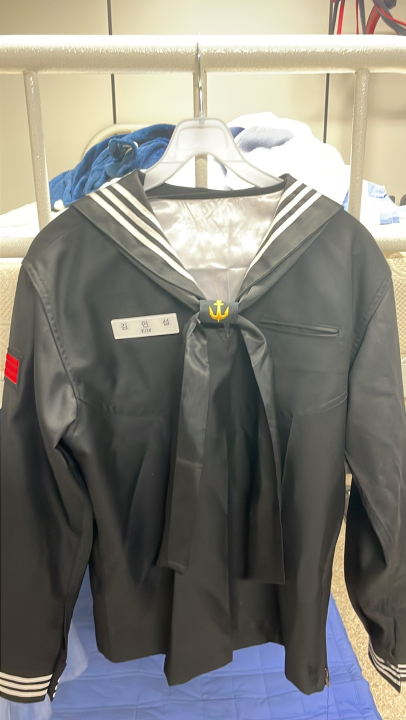
#> input picture AI(BE)/image/full_dress_uniform/1.jpg, 811 x 1440 px (shown at 1/2 size)
$ python -i FullDressUniformChecker.py   (imports and definitions only)
#> lines starting #> are read from the running program, lines starting #| are printed output that depends on the picture; after the words box and inside, x2 and y2 are one past the last pixel; in counts of white or black regions, pixels touching at a corner belong together
#> further down, picture is the input picture: shape (1440, 811, 3); mean B, G, R 121.3, 128.2, 129.9
#> in checkUniform, `hsv_img = cv2.cvtColor(img, cv2.COLOR_BGR2HSV)`: hsv_img: shape (1440, 811, 3); mean H, S, V 39.6, 36.1, 136.6
### ai/OZEngine/lib/utils.py
from matplotlib import pyplot as plt
import cv2
import numpy as np
import imutils
from .utils import *
import re

MIN2SEC = 60

# [86 lines left out: functions clean_text, prepare_image_PIL, prepare_image_cv2, plt_imshow, find_contours, draw_contours, not called in this run]

def drawPoint(org_img, position, color, thick):
    cv2.line(org_img, position, position, color, thick)

def getContourCenterPosition(contour):
    moments = cv2.moments(contour)
    return (int(moments["m10"] / moments["m00"]), int(moments["m01"] / moments["m00"]))

def sortContoursByArea(contours, hierarchy=[]):
    if len(hierarchy):
        hierarchy = hierarchy[0]
        hierarchy = [np.insert(hier, 0, idx) for idx, hier in enumerate(hierarchy)]
        sorted_contours, sorted_hierarchy = [list(t) for t in zip(*sorted(zip(contours, hierarchy), key=lambda x : cv2.contourArea(x[0]), reverse=True))]
        return sorted_contours, sorted_hierarchy
    else:
        sorted_contours = sorted(contours, key=cv2.contourArea, reverse=True)
        return sorted_contours

# [16 lines left out: functions getVertexCnt, getRectCenterPosition, isPointInBox, not called in this run]

def box2img(org_img, box):
    (p1, p2) = box
    return org_img[p1[0]:p2[0], p1[1]:p2[1]], (p1[0], p1[1])

# [19 lines left out: function histNorm, not called in this run]

### ai/OZEngine/lib/ocr.py
from lib.defines import *
from sys import path as syspath
from os.path import abspath, join, dirname
import numpy as np
import cv2
import requests

syspath.append(abspath(join(dirname(__file__), '../../lib/')))
# from lib.utils import *


print('OCR loaded!')
API_URL = 'https://dapi.kakao.com/v2/vision/text/ocr'
KEY = '5b60f7aeb82db9bf02f3eea5a94a69c0'


# [20 lines left out: functions str_encoder, str_decoder, draw_rectangle, not called in this run]


def OCR(img):
    headers = {'Authorization': 'KakaoAK {}'.format(KEY)}
    jpeg_img = cv2.imencode(".jpg", img)[1]
    data = jpeg_img.tobytes()
    ocr_json = requests.post(API_URL, headers=headers, files={"image": data})

    outputs = ocr_json.json()['result']


    return outputs

    # [11 lines of commented-out code are left out]

### ai/OZEngine/dress_checkers/FullDressUniformChecker.py
import sys
import numpy as np
import re
from OZEngine.dress_classifier import classification2
from lib.utils import sortContoursByArea, getVertexCnt, getContourCenterPosition, getRectCenterPosition, isPointInBox
from lib.defines import *
from lib.ocr import OCR
from lib.utils import plt_imshow

# (동)정복 검사


class FullDressUniformChecker():
    def __init__(self):
        # hyperparameter
        self.uniform_filter = {'lower': (12, 0, 0), 'upper': (197, 255, 116)}
        self.anchor_filter = {'lower': (20, 100, 100), 'upper': (30, 255, 255)}
        self.classes_filter = {
            'lower': (140, 120, 50), 'upper': (190, 255, 255)}
        self.mahura_filter = {
            'lower': (140, 120, 50), 'upper': (190, 255, 255)}

        self.name_tag_pattern = re.compile('[가-힣]+')

    # [5 lines left out: function name_tag_filter, not called in this run]

    def getMaskedContours(self, img=None, hsv_img=None, morph=None, kmeans=None, kind=None, sort=False):
#> called with kind = 'uniform', sort = True
        if hsv_img is None:
            hsv_img = cv2.cvtColor(img, cv2.COLOR_BGR2HSV)
        if kind == 'uniform':
            lower, upper = self.uniform_filter['lower'], self.uniform_filter['upper']
        elif kind == 'classes':
            lower, upper = self.classes_filter['lower'], self.classes_filter['upper']
        elif kind == 'anchor':
            lower, upper = self.anchor_filter['lower'], self.anchor_filter['upper']
        else:
            pass

        mask = cv2.inRange(hsv_img, lower, upper)
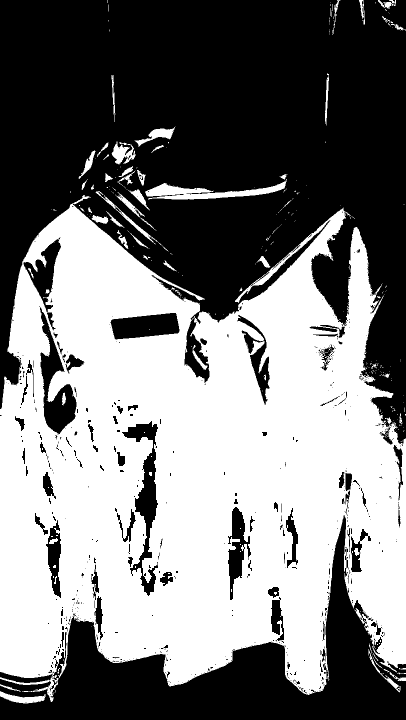
#> mask: shape (1440, 811) (shown at 1/2 size); 48.4% white; 326 white regions (261 under 20 px)

        if kmeans:
            img_s = classification2(img)
            plt_imshow(['origin', 's'], [img, img_s])
            img = classification2(img)

        if morph == 'erode':
            kernel = np.ones((3, 3), np.uint8)
            org_mask = mask.copy()

            k = cv2.getStructuringElement(cv2.MORPH_ELLIPSE, (10, 2))
            mask = cv2.erode(org_mask, k, iterations=2)

            plt_imshow(['org_mask', 'maskk', 'm2'], [org_mask, mask])

        masked_img = cv2.bitwise_and(img, img, mask=mask)
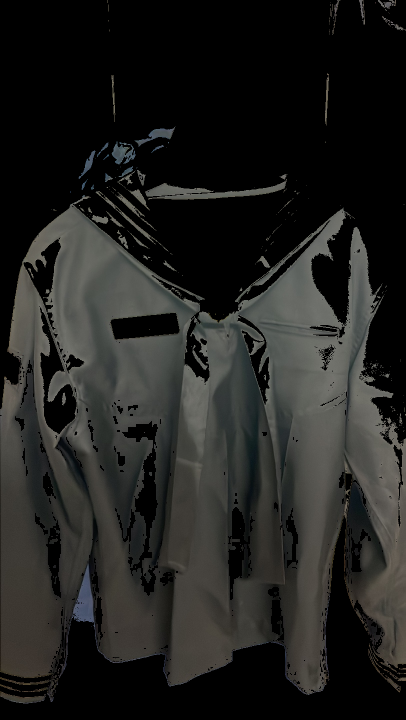
#> masked_img: shape (1440, 811, 3) (shown at 1/2 size); mean B, G, R 32, 34, 33.9

        if sort:
            contours, hierarchy = cv2.findContours(
                mask, cv2.RETR_CCOMP, cv2.CHAIN_APPROX_SIMPLE)
#> contours = 1208 contours, 996 with area under 20; largest, box (x1, y1, x2, y2) and area: (0, 390, 811, 1404) 597315, (243, 841, 317, 1193) 8341, (79, 613, 154, 870) 7722, (220, 625, 360, 680) 5586, (45, 477, 123, 661) 4615
            sorted_contours, sorted_hierarchy = sortContoursByArea(
                contours, hierarchy)
#> in sortContoursByArea, `sorted_contours, sorted_hierarchy = [list(t) for t in zip(*sorted(zip(..`: sorted_contours has the same summary as contours in getMaskedContours; sorted_hierarchy = 1208 items, first 6: [260, 1059, 259, 261, -1], [811, 812, 810, -1, 260], [987, 988, 986, -1, 260], [983, 984, 982, -1, 260], [1041, 1042, 1040, -1, 260], [687, 688, 686, -1, 260]
#> sorted_contours has the same summary as contours
            return sorted_contours, sorted_hierarchy, masked_img
        else:
            contours, _ = cv2.findContours(
                mask, cv2.RETR_LIST, cv2.CHAIN_APPROX_SIMPLE)
            return contours, masked_img

    def getName(self, img, contours, hierarchy):
        h, w = img.shape[:2]
        shirt_contour, res_box_position, res_content = None, None, None
        ocr_list = OCR(img)

        # 이름표
        shirt_node = None
        for i, (contour, lev) in enumerate(zip(contours, hierarchy)):
            cur_node, next_node, prev_node, first_child, parent = lev
            if i == 0:  # 정복
                img2 = img.copy()
                shirt_contour = contour
                cv2.drawContours(img2, [contour], -1, Color.RED, -1)
                plt_imshow('img2', img2)
                shirt_node = cur_node
                continue

            # 정복 영영 안쪽 && 모서리가 4~5 && 크기가 {hyperParameter} 이상 => (이름표)
            # 이름표 체크
            if not res_content and parent == shirt_node and 4 <= getVertexCnt(contour) <= 10 and cv2.contourArea(contour) > 300:
                center_p = getContourCenterPosition(contour)
                max_xy, min_xy = np.max(contour, axis=0)[
                    0], np.min(contour, axis=0)[0]

                # 이름표 체크
                if center_p[0] < (w//2):
                    name_chrs = []

                    sorted_orc_list = sorted(
                        ocr_list, key=lambda ocr_res: ocr_res['boxes'][0][0])
                    for ocr_res in sorted_orc_list:
                        ocr_str, ocr_box = ocr_res['recognition_words'][0], ocr_res['boxes']
                        ocr_str = self.name_tag_filter(ocr_str)
                        p1, p2, p3, p4 = ocr_box
                        (x1, y1), (x2, y2) = p1, p3
                        if x2 < w//2:
                            roi = img[y1:y2, x1:x2]

                            ocr_center_xy = getRectCenterPosition(ocr_box)
                            if isPointInBox(ocr_center_xy, (min_xy, max_xy)):
                                name_chrs.append(ocr_str)
                                cv2.rectangle(img, p1, p3, Color.GREEN, 3)
                            else:
                                pass
                        else:
                            break
                    res_box_position, res_content = cv2.boundingRect(
                        contour), ''.join(name_chrs)

        return cv2.boundingRect(shirt_contour), res_box_position, res_content

    # [46 lines left out: functions getClasses, getAnchor, getMahura, not called in this run]

    def checkUniform(self, org_img):
        img = org_img
        hsv_img = cv2.cvtColor(img, cv2.COLOR_BGR2HSV)

        box_position_dic = {}
        component_dic = {}
        masked_img_dic = {}

        # 이름표 체크
        name = 'name'
        contours, sorted_hierarchy, masked_img_dic[name] = self.getMaskedContours(
            img=img, hsv_img=hsv_img, kind='uniform', sort=True)
        box_position, component, masked_img = self.getName(
            img, contours, sorted_hierarchy)
        box_position_dic['shirt'] = box_position
        box_position_dic[name] = component
        component_dic[name] = masked_img

        # 네카치프 / 네카치프링 체크
        name = 'anchor'
        contours, masked_img_dic[name] = self.getMaskedContours(
            img=img, hsv_img=hsv_img, kind=name)
        box_position, component = self.getAnchor(contours, None)
        box_position_dic[name] = box_position
        component_dic[name] = component

        # 계급장 체크
        name = 'classes'
        contours, masked_img_dic[name] = self.getMaskedContours(
            img=img, hsv_img=hsv_img, kind=name)
        box_position, component, masked_img = self.getClasses(
            img, contours, None)
        box_position_dic[name] = box_position
        component_dic[name] = component
        masked_img_dic[name] = masked_img

        # [6 lines of commented-out code are left out]

        return component_dic, box_position_dic, masked_img_dic

>>> import cv2
>>> picture = cv2.imread('../../../AI(BE)/image/full_dress_uniform/1.jpg')
#> (the run stopped early here; a loop or call above may not have finished)

$ run again, on AI(BE)/image/full_dress_uniform/2.jpg
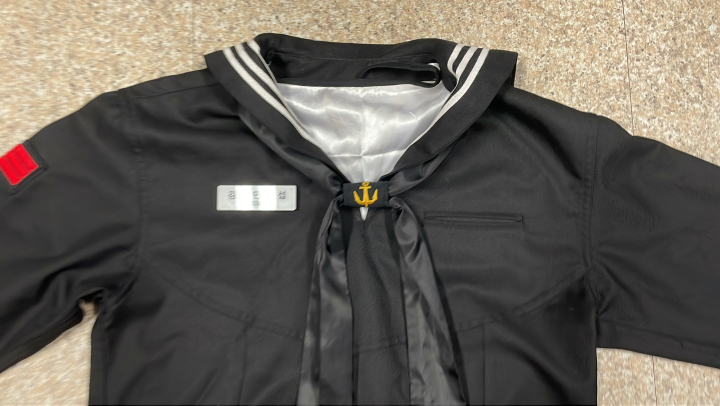
#> input picture AI(BE)/image/full_dress_uniform/2.jpg, 1440 x 811 px (shown at 1/2 size)
#> picture is the input picture: shape (811, 1440, 3); mean B, G, R 88.3, 96.1, 101.2
#> hsv_img: shape (811, 1440, 3); mean H, S, V 24.7, 19.8, 101.4
#> in getMaskedContours, `mask = cv2.inRange(hsv_img, lower, upper)`:
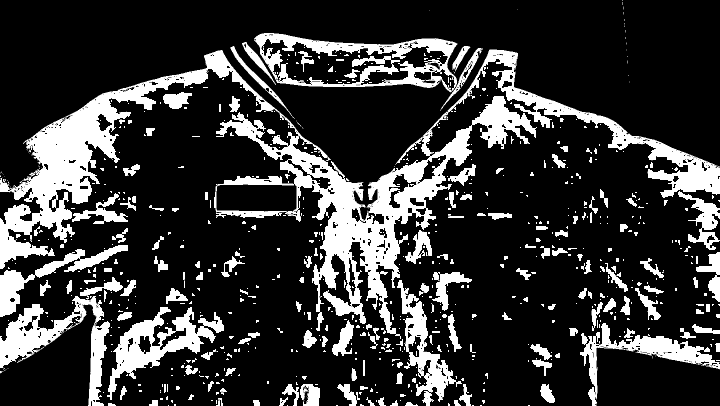
#> mask: shape (811, 1440) (shown at 1/2 size); 21.4% white; 758 white regions (430 under 20 px)
#> in getMaskedContours, `masked_img = cv2.bitwise_and(img, img, mask=mask)`:
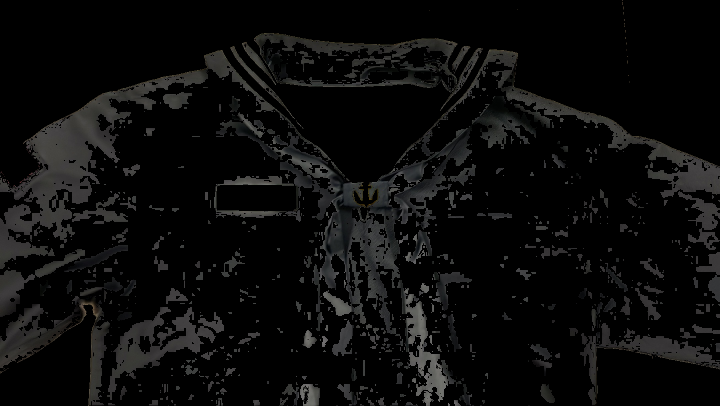
#> masked_img: shape (811, 1440, 3) (shown at 1/2 size); mean B, G, R 11.3, 11.6, 11.6
#> in getMaskedContours, `contours, hierarchy = cv2.findContours( mask, cv2.RETR_CCOMP, cv2.CHAI..`: contours = 1494 contours, 1097 with area under 20; largest, box (x1, y1, x2, y2) and area: (0, 99, 1440, 678) 131986, (508, 66, 915, 185) 33778, (521, 77, 897, 171) 17055, (0, 592, 220, 811) 13902, (214, 614, 448, 800) 13462
#> in sortContoursByArea, `sorted_contours, sorted_hierarchy = [list(t) for t in zip(*sorted(zip(..`: sorted_contours has the same summary as contours in getMaskedContours; sorted_hierarchy = 1494 items, first 6: [932, 1324, 931, 933, -1], [1364, 1484, 1363, 1365, -1], [1478, 1479, 1477, -1, 1364], [393, 452, 392, 394, -1], [337, 349, 336, 338, -1], [489, 523, 488, 490, -1]
#> in getMaskedContours, `sorted_contours, sorted_hierarchy = sortContoursByArea( contours, hier..`: sorted_contours has the same summary as contours
